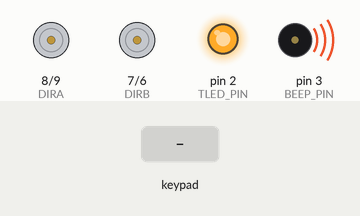
A sketch run on a simulated Arduino Uno, built with avr-gcc and run on an emulated ATmega328P. Shown: direction and speed pins drawn as motors (green arrow = direction pin HIGH = forward, orange = LOW = backward, longer = more drive), output pins drawn as LEDs (lit = HIGH), buzzer (waves = sounding, pin HIGH). The test bench sets the inputs (shaded band). What the sketch prints to the serial monitor is not drawn.

Above: at 1.7 s.
1.8 s: key 'U' pressed
At 2.6 s:
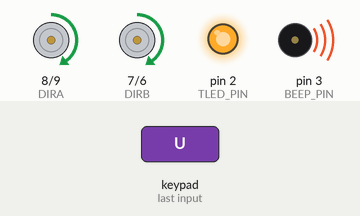
4.3 s: key 'D' pressed
At 5.1 s:
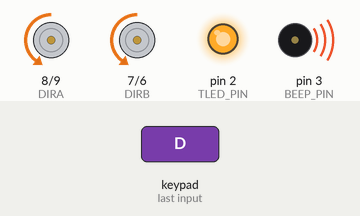
6.8 s: key 'L' pressed
At 7.6 s:
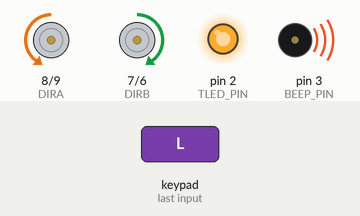
9.3 s: key 'R' pressed
At 9.7 s:
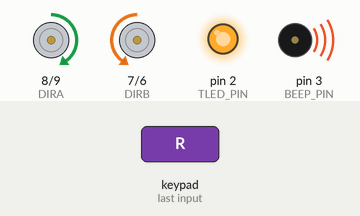
Timing chart, 0 to 12.3 s (numbered marks = the images above; inputs shaded):
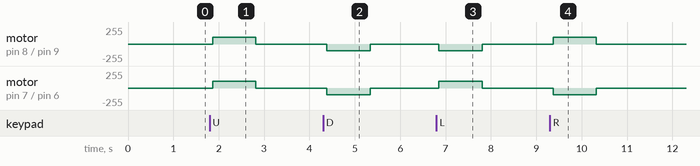

The sketch:

DoitCar_PS2.ino
```cpp
//材料：UNO开发板*1+2路电机&16路舵机驱动板*1+PS2游戏手柄套件*1+蜂鸣器*1
//功能：手柄控制
//IIC与A4、A5复用了，所以不能用到!!!
#include <PS2X_lib.h>  //for v1.6
/****************************IO引脚定义*****************************/
//电机引脚
#define PWMA 9 //左电机转速
#define DIRA 8 //左电机转向
#define DIRB 7 //右电机转向
#define PWMB 6 //右电机转速
//蜂鸣器引脚
#define BEEP_PIN 3
//车头两LED灯
#define TLED_PIN 2
/*******************************************************************/
//设置引脚连接到PS2控制器：
#define PS2_DAT        13  //14
#define PS2_CMD        11  //15
#define PS2_SEL        10  //16
#define PS2_CLK        12  //17
/******************************************************************
*选择PS2控制器的模式：
* - 压力=推杆的模拟读数
* - 震动？
*取消注释每个模式选择的行1
 ******************************************************************/
#define pressures   true
// #define pressures   false
#define rumble      true
// #define rumble      false
PS2X ps2x; //创建PS2控制器类
//现在，库不支持热插拔控制器，即连接控制器后，你必须重启Arduino
//蜂鸣器响/熄
#define BEEP_ON    digitalWrite(BEEP_PIN, LOW)//蜂鸣器响
#define BEEP_OFF   digitalWrite(BEEP_PIN, HIGH)//蜂鸣器熄
//车头两LED灯
#define TLED_ON digitalWrite(TLED_PIN, LOW);//亮灯
#define TLED_OFF digitalWrite(TLED_PIN, HIGH);//灭灯
//定义小车速度
uint8_t speedd=255;//小车正常速度
//小车控制标志量
enum DS
{
  MANUAL_DRIVE,//手动控制
}Drive_Status=MANUAL_DRIVE;
//电机控制标志量
enum DN
{
  GO_ADVANCE,
  GO_LEFT,
  GO_RIGHT,
  GO_BACK,
  STOP_STOP,
  DEF
}Drive_Num=DEF;
//电机控制相关
bool flag1=false;
bool stopFlag = true;
bool JogFlag = false;
uint16_t JogTimeCnt = 0;
uint32_t JogTime=0;

//PS2手柄
int error = 0;
byte type = 0;
byte vibrate = 0;
//电机控制
void Car_GO_FORWARD(uint8_t spel, uint8_t sper, int tim=0)//小车前进
{
  uint8_t speeddl=spel;
  uint8_t speeddr=sper;
  digitalWrite(DIRA,HIGH);
  analogWrite(PWMA,speeddl);
  digitalWrite(DIRB,HIGH);
  analogWrite(PWMB,speeddr);
  delay(tim);
}
void Car_GO_LEFT(uint8_t spel,uint8_t sper, int tim=0)//车体左转
{
  uint8_t speeddl=spel;
  uint8_t speeddr=sper;
  digitalWrite(DIRA,LOW);
  analogWrite(PWMA,speeddl);
  digitalWrite(DIRB,HIGH);
  analogWrite(PWMB,speeddr);
  delay(tim);
}
void Car_GO_RIGHT(uint8_t spel,uint8_t sper, int tim=0)//车体右转
{
  uint8_t speeddl=spel;
  uint8_t speeddr=sper;
  digitalWrite(DIRA,HIGH);
  analogWrite(PWMA,speeddl);
  digitalWrite(DIRB,LOW);
  analogWrite(PWMB,speeddr);
  delay(tim);
}
void Car_GO_STOP(uint8_t spel,uint8_t sper, int tim=0)//车体停止
{
  uint8_t speeddl=spel;
  uint8_t speeddr=sper;
  digitalWrite(DIRA,LOW);
  analogWrite(PWMA,speeddl);
  digitalWrite(DIRB,LOW);
  analogWrite(PWMB,speeddr);
  delay(tim);
}
void Car_GO_BACK(uint8_t spel,uint8_t sper, int tim=0)//车体后退
{
  uint8_t speeddl=spel;
  uint8_t speeddr=sper;
  digitalWrite(DIRA,LOW);
  analogWrite(PWMA,speeddl);
  digitalWrite(DIRB,LOW);
  analogWrite(PWMB,speeddr);
  delay(tim);
}
////////////////////////////////////////////////////////////////////////////////////
// 重置功能
void (* resetFunc) (void) = 0;

void check_PS2()
{
  error = ps2x.config_gamepad(PS2_CLK, PS2_CMD, PS2_SEL, PS2_DAT, pressures, rumble);
  if(error == 0)
  {
    Serial.print(F("Found Controller, configured successful "));//Found Controller，配置成功
  }
  else if(error == 1)//没有控制器，检查接线，使调试方法见。访问故障提示www.billporter.info
    Serial.println(F("No controller found!"));
  else if(error == 2)//发现控制器但不接受命令。方法见启用调试。访问故障提示www.billporter.info
    Serial.println(F("Controller found but not accepting commands. "));
  else if(error == 3)//控制器拒绝进入压力模式，可能不支持。
    Serial.println(F("Controller not support  Pressures mode."));
  type = ps2x.readType();
  switch(type)
  {
    case 0:
      Serial.println(F("Unknown Controller type found "));//发现未知控制器类型
      break;
    case 1:
      Serial.println(F("DualShock Controller found "));//发现DualShock控制器////////////////////////////
      break;
    case 2:
      Serial.println(F("GuitarHero Controller found "));//guitarhero控制器发现
      break;
    case 3:
      Serial.println(F("Wireless Sony DualShock Controller found "));//无线索尼DualShock控制器发现
      break;
   }
}

void PS2_Control()
{
  /* 您必须读取Gamepad才能获取新值并设置振动值
     ps2x.read_gamepad（小电机开/关，较大电机强度从0-255）
     如果不开启震动功能，请使用ps2x.read_gamepad();
     没有值你应该至少称之为一秒钟
  */
  if(error == 1)
  { //如果没有控制器发现，跳过循环
    resetFunc();
  }
  if(type == 2)
  { //guitarhero控制器
    ps2x.read_gamepad();//读控制器
    return;
  }
  else
  { //DualShock控制器
    ps2x.read_gamepad(false, vibrate); //读取控制器并设置大电机以“振动”速度旋转
    if(ps2x.Button(PSB_START)) //按下START启动遥控        只要按下按钮，它将为TRUE
      Serial.println(F("Start !"));
    if(ps2x.Button(PSB_SELECT))//按下SELECT(选择)   停止
    {
      Drive_Status=MANUAL_DRIVE;
      Drive_Num=STOP_STOP;
    }
    if(ps2x.Button(PSB_PAD_UP))//按下 UP上 前进
    {
      speedd = map(ps2x.Analog(PSAB_PAD_UP),0,255,100,255);//方向按键压力转化为小车的速度--越用力按压速度越快，下同
      Drive_Status=MANUAL_DRIVE;
      Drive_Num=GO_ADVANCE;
    }
    if(ps2x.Button(PSB_PAD_RIGHT))//按下 RIGHT右  右转
    {
      speedd = map(ps2x.Analog(PSAB_PAD_RIGHT),0,255,100,255);
      Drive_Status=MANUAL_DRIVE;
      Drive_Num=GO_RIGHT;
    }
    if(ps2x.Button(PSB_PAD_LEFT))//按下 LEFT左  左转
    {
      speedd = map(ps2x.Analog(PSAB_PAD_LEFT),0,255,100,255);
      Drive_Status=MANUAL_DRIVE;
      Drive_Num=GO_LEFT;
    }
    if(ps2x.Button(PSB_PAD_DOWN))//按下 DOWN下  后退
    {
      speedd = map(ps2x.Analog(PSAB_PAD_DOWN),0,255,100,255);
      Drive_Status=MANUAL_DRIVE;
      Drive_Num=GO_BACK;
    }
    vibrate = ps2x.Analog(PSAB_CROSS);  //这将根据您按下蓝色（X）按钮的难度设置大型电机振动速度
    if (ps2x.NewButtonState())
    { //如果任何按钮改变状态（关闭或关闭至开启）将为TRUE
      if(ps2x.Button(PSB_L3))//按下左摇杆
      {
        Serial.println(F("L3 pressed"));
      }
      if(ps2x.Button(PSB_TRIANGLE))//按下 △
      {
        BEEP_ON;//蜂鸣器响
        TLED_ON;//亮灯
      }
    }
    if(ps2x.NewButtonState(PSB_CROSS)) //按下按下 X
    {
      BEEP_OFF;//蜂鸣器灭
      TLED_OFF;//灭灯
    }
    if(ps2x.Button(PSB_R3))//按下右摇杆 摇动左摇杆控制小车前进后退左右转
    {
      if(ps2x.Analog(PSS_LX)>127)
      {
        speedd = map(ps2x.Analog(PSS_LX),127,255,0,255);
        Drive_Status=MANUAL_DRIVE;
        Drive_Num=GO_RIGHT;
      }
      if(ps2x.Analog(PSS_LX)<127)
      {
        speedd = map(ps2x.Analog(PSS_LX),127,0,0,255);
        Drive_Status=MANUAL_DRIVE;
        Drive_Num=GO_LEFT;
      }
      if(ps2x.Analog(PSS_LY)>127)
      {
        speedd = map(ps2x.Analog(PSS_LY),127,255,0,255);
        Drive_Status=MANUAL_DRIVE;
        Drive_Num=GO_BACK;
      }
      if(ps2x.Analog(PSS_LY)<127)
      {
        speedd = map(ps2x.Analog(PSS_LY),127,0,0,255);
        Drive_Status=MANUAL_DRIVE;
        Drive_Num=GO_ADVANCE;
      }
    }
  }
  delay(50);
}
////////////////////////////////////////////////////////////////////////////////////

//小车控制
void CAR_Control()
{
  if(Drive_Status == MANUAL_DRIVE)
  {
    switch (Drive_Num)
    {
      case GO_ADVANCE:Car_GO_FORWARD(speedd,speedd);JogFlag = true;JogTimeCnt = 1;JogTime=millis();break;
      case GO_LEFT: Car_GO_LEFT(speedd,speedd);JogFlag = true;JogTimeCnt = 1;JogTime=millis();break;
      case GO_RIGHT:Car_GO_RIGHT(speedd,speedd);JogFlag = true;JogTimeCnt = 1;JogTime=millis();break;
      case GO_BACK:Car_GO_BACK(speedd,speedd);JogFlag = true;JogTimeCnt = 1;JogTime=millis();break;
      case STOP_STOP: Car_GO_STOP(0,0); JogTime = 0;JogFlag=false;stopFlag=true;break;
      default:break;
    }
    Drive_Num=DEF;
    //小车保持姿态300ms
    if(millis()-JogTime>=300)
    {
      JogTime=millis();
      if(JogFlag == true)
      {
        stopFlag = false;
        if(JogTimeCnt <= 0)
        {
          JogFlag = false; stopFlag = true;
        }
        JogTimeCnt--;
      }
      if(stopFlag == true)
      {
        JogTimeCnt=0;
        Car_GO_STOP(0,0);
      }
    }
  }
}
//IO初始化
void GPIO_init()
{
  //电机
  pinMode(PWMA, OUTPUT);
  pinMode(DIRA, OUTPUT);
  pinMode(PWMB, OUTPUT);
  pinMode(DIRB, OUTPUT);
  //蜂鸣器
  pinMode(BEEP_PIN, OUTPUT);
  //车头两LED灯
  pinMode(TLED_PIN, OUTPUT);
}
/**********************************************************************************************/
void setup()
{
  Serial.begin(9600);
  GPIO_init();
  delay(500); //添加延迟给无线ps2模块一些启动时间，在配置之前
  check_PS2();
  Car_GO_STOP(0,0);
  BEEP_OFF;//蜂鸣器熄
  TLED_OFF;
}
void loop()
{
  PS2_Control();//手柄控制
  CAR_Control();//小车控制
}
/***********************************************************************************************/
```

Measured:
- after the input at 1.8 s, motor on pin 8 (DIRA) / pin 9 (PWMA), motor on pin 7 (DIRB) / pin 6 (PWMB): stopped → forward 100/255 after 0.06 s, → stopped 0.96 s later
- after the input at 4.3 s, motor on pin 8 (DIRA) / pin 9 (PWMA), motor on pin 7 (DIRB) / pin 6 (PWMB): stopped → backward 100/255 after 0.08 s, → stopped 0.96 s later
- after the input at 6.8 s, motor on pin 8 (DIRA) / pin 9 (PWMA): stopped → backward 100/255 after 0.05 s, → stopped 0.96 s later; motor on pin 7 (DIRB) / pin 6 (PWMB): stopped → forward 100/255 after 0.05 s, → stopped 0.96 s later
- after the input at 9.3 s, motor on pin 8 (DIRA) / pin 9 (PWMA): stopped → forward 100/255 after 0.07 s, → stopped 0.96 s later; motor on pin 7 (DIRB) / pin 6 (PWMB): stopped → backward 100/255 after 0.07 s, → stopped 0.96 s later
